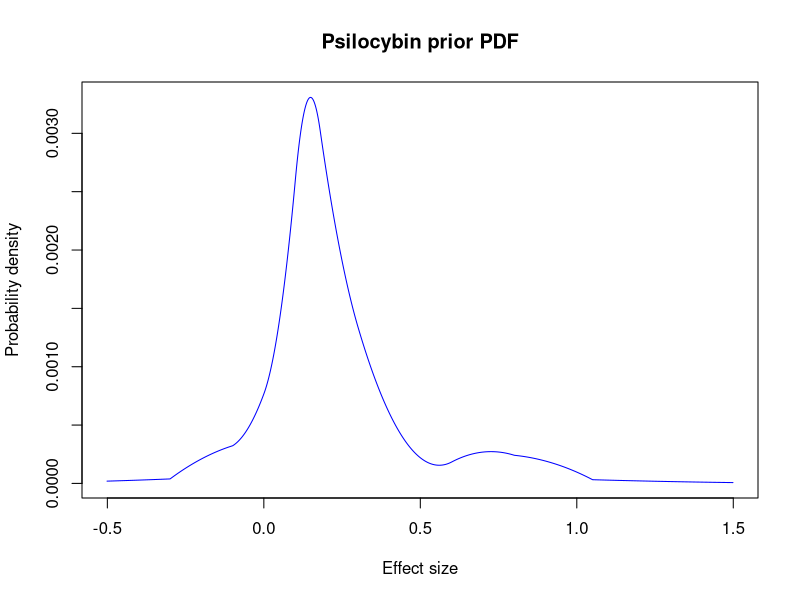
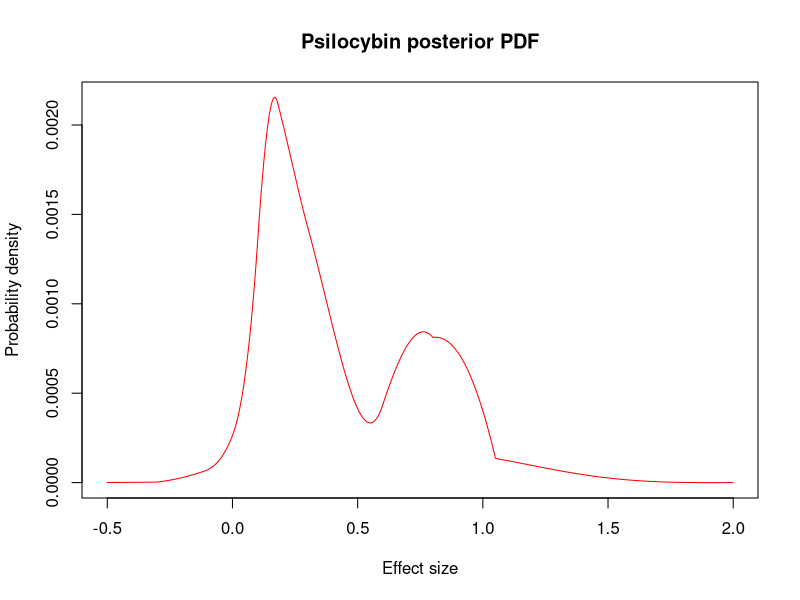
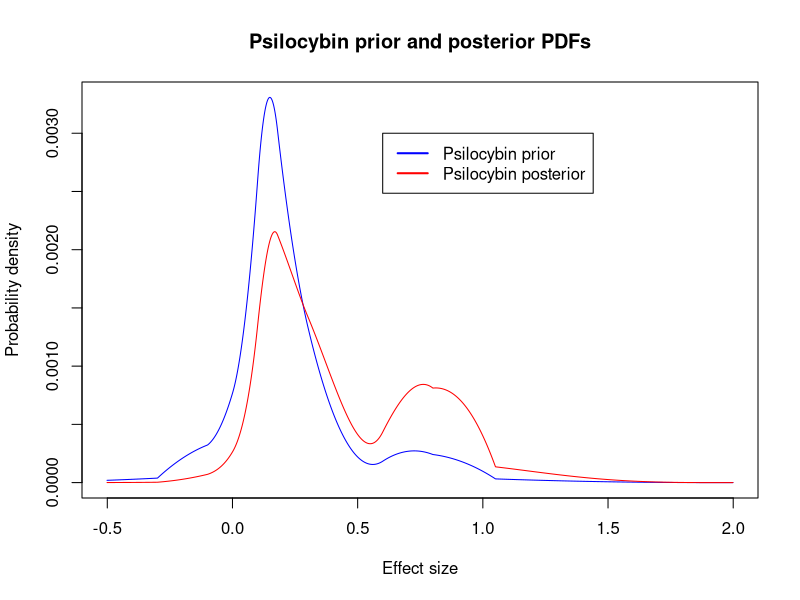
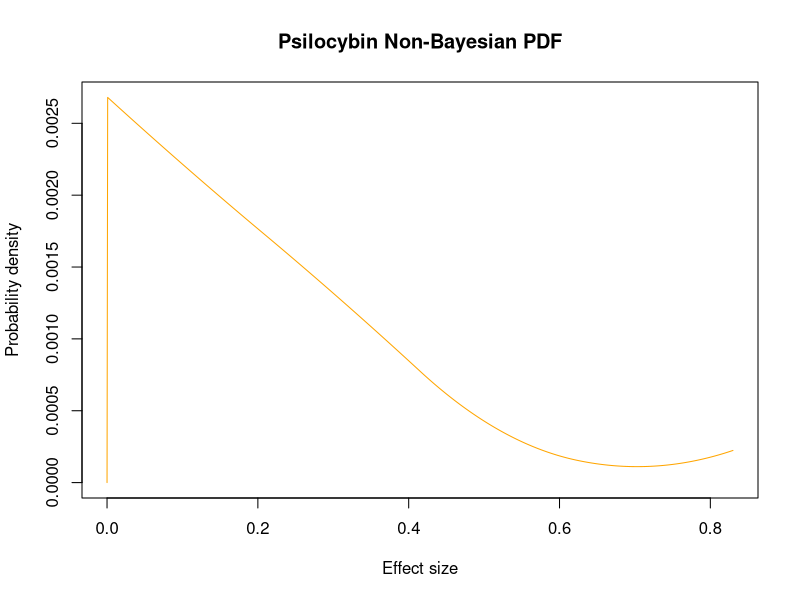
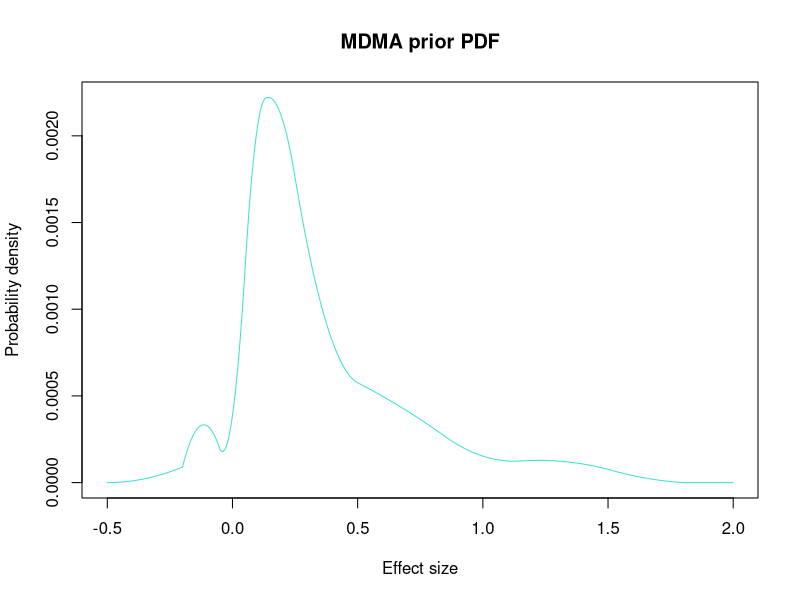
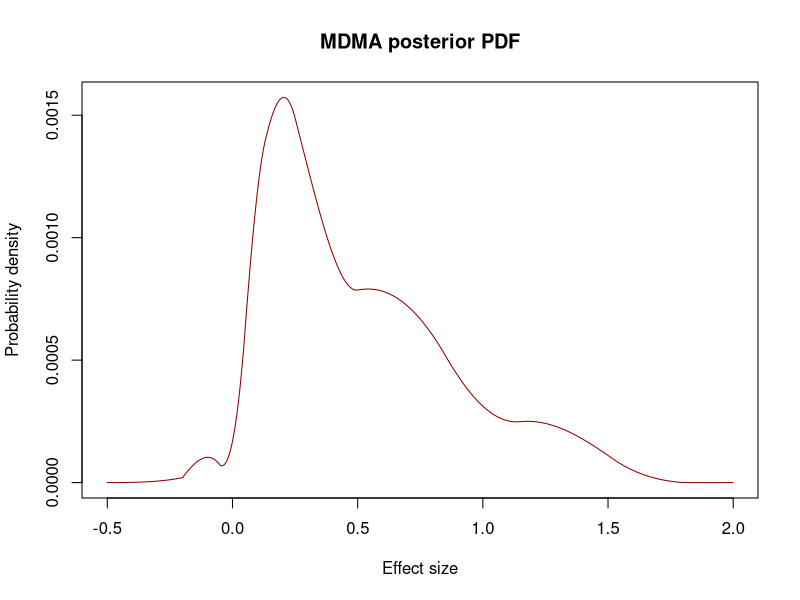
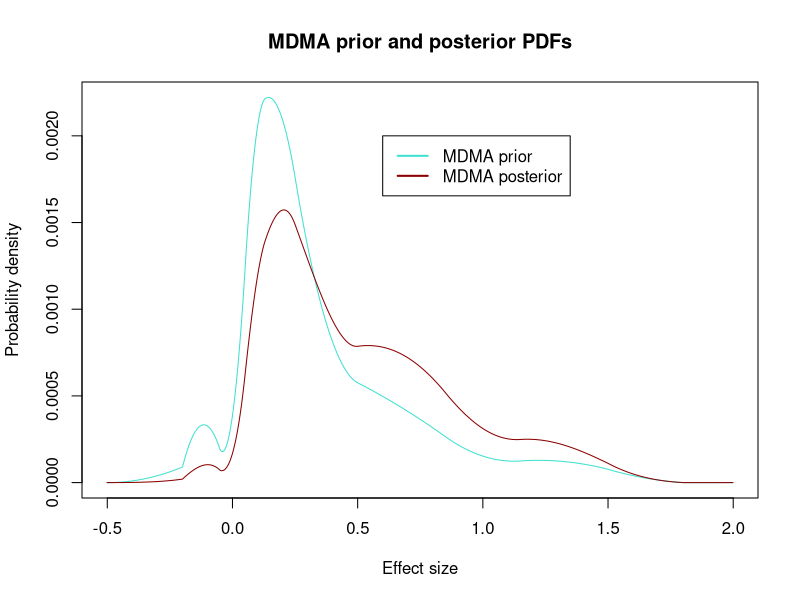
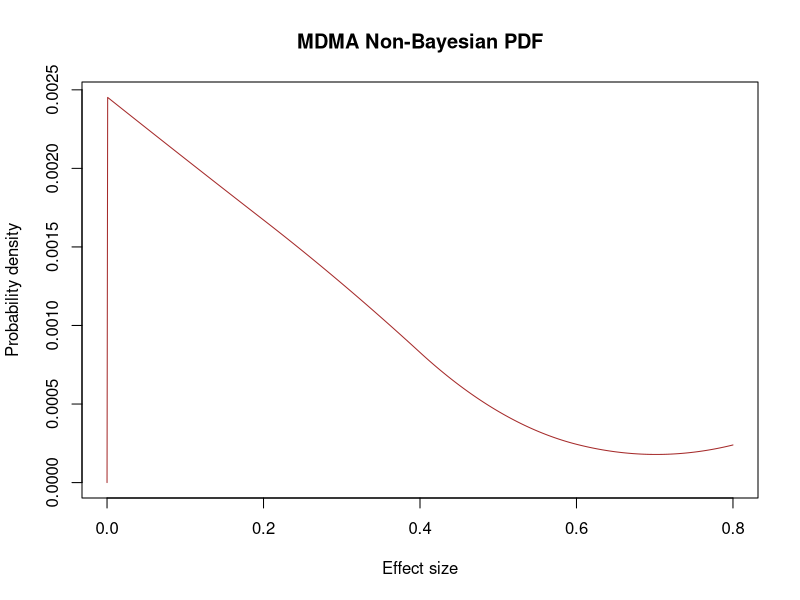

These figures' R source, in order:
# Calculations of effect size estimates of psychedelic-assisted mental health treatments


# General functions
# Make CDF from quantiles
cdfq <- function(q) {
	u <- c(0,.001,.01,.05,.1,.25,.5,.75,.9,.95,.99,.999,1)
	cdf <- spline(q,u, method = 'hyman', xout = seq(-4,4,.001),ties=mean)
	cdf <- unlist(cdf[2], use.names=FALSE)
	return(cdf)
	}

# PDF from quantiles
pdf <- function(q) {
	pdf <- cdfq(q)[1]
	for (i in 2:8001) {
		pdf <- append(pdf,cdfq(q)[i]-cdfq(q)[i-1])
		}
	return(pdf)
	}
	

# Make posterior function, given prior (as a distribution or as quantiles), normal likelihood
post <- function(pr,mu,sig) {
	x <- seq(-4,4,.001)
	lik <- dnorm(x, mean=mu,sd=sig)
	pst <- lik*pr
	pst <- pst/sum(pst)
	return(pst)
	}

# Make discounted posterior via increased variance; faster, if less fine-grained; can reduce search space
postV <- function(pr,mu,sig,d) {
	x <- seq(-4,4,.001)
	m <- sum(pr*x)*d + sum(post(pr,mu,sig)*x)*(1-d)
	t <- c()
	for (i in seq(.001,3,.001)) {
		pst <- post(pr,mu,i)
		t <- append(t,(m - sum(pst*x))^2)
		}
	sd <- which.min(t)*.001
	return(post(pr,mu,sd))
	}
	

# Make discounted posterior via Jeffrey's rule [unused]
postB <- function(pr,mu,sig,pd) {
	u <- c(0,1/4,1/2,3/4,1) # Vector of possible effect sizes, as a fraction of reported effect
	cdfd <- spline(u,pd, method = 'hyman', xout = seq(0,1,.001),ties=mean) # Interpolate to get CDF
	cdfd <- unlist(cdfd[2], use.names=FALSE)
	pdfd <- cdfd[1] # Make pdf
	for (i in 1:1000) {
		pdfd <- append(pdfd,cdfd[i+1] - cdfd[i])
		}
	v <- c() # This will be the matrix of posteriors
	for (i in seq(0,1,.001)) {
		v <- rbind(v,post(pr,i*mu,sig)) # Vector of posteriors
		}
	postB <- pdfd %*% v # Aggregate possible posteriors
	return(postB)
	}

# Calculate moments
meanp <- function(p) {
	x <- seq(-4,4,.001)
	mean <- sum(p*x)
	return(mean)
	}

varp <- function(p) {
	x <- seq(-4,4,.001)
	return(sum(p*(x-meanp(p))^2))
	}

skewp <- function(p) {
	x <- seq(-4,4,.001)
	mu <- meanp(p)
	sig <- sqrt(varp(p))
	return(sum(p*((x-mu)/sig)^3))
	}

kurtp <- function(p) {
	x <- seq(-4,4,.001)
	mu <- meanp(p)
	sig <- sqrt(varp(p))
	return(sum(p*((x-mu)/sig)^4))
	}

# CDF
cdf <- function(p) {
	cdf <- c()
	for (i in 1:8001) {
		cdf <- append(cdf,sum(p[1:i]))
		}
	return(cdf)
	}	
	
# PDF conditional on effect d >= 0.3
pdfcond <- function(p) {
	pc <- p[4301:8001]
	pc <- pc/sum(pc)
	return(pc)
	}

# Conditional mean
meanpc <- function(p) {
	xc <- seq(.3,4,.001)
	return(sum(p*xc))
	}

# CDFs for sensitivity analysis
# Optimistic prior
maxcdfq <- function(q) {
	u <- c(0,.001,.01,.05,.1,.25,.5,.75,.9,.95,.99,.999,1)
	cdf <- rep(u[1],length(seq(q[1]+.001,q[2]-.001,.001)))
	for (i in 2:12) {
		for (j in seq(q[i],q[i+1]-.001,.001)) {
			cdf <- append(cdf,u[i])
			}
		}
	cdf <- append(cdf,c(1,1))
	return(cdf)
	}

# Conservative prior
mincdfq <- function(q) {
	u <- c(0,.001,.01,.05,.1,.25,.5,.75,.9,.95,.99,.999,1)
	cdf <- c(0)
	for (i in 1:12) {
		for (j in seq(q[i]+.001,q[i+1],.001)) {
			cdf <- append(cdf,u[i+1])
			}
		}
	return(cdf)
	}

# PDF from CDF
pdfc <- function(cdf) {
	pdf <- cdf[1]
	for (i in 1:8000) {
		pdf <- append(pdf,cdf[i+1]-cdf[i])
		}
	return(pdf)
	}



# Psilocybin Bayesian Analysis
# Median quantiles
medqP <- c(-4,-1.00,-0.30,-0.10,0.00,0.10,0.18,0.30,0.60,0.80,1.05,1.90,4)

# Prior
priorP <- pdf(medqP)
meanp(priorP) #prior mean
varp(priorP) #prior variance
sum(priorP[4301:8001]) #prob d >= 0.3

# Likelihoods
# Griffiths et al.
muG <- 1.3
sigG <- .381
dG <- .71

# Carhart-Harris et al.
muC <- 1.01
sigC <- .331
dC <- .81

# Posteriors
postG <- postV(priorP,muG,sigG,dG)
postGC <- postV(postG,muC,sigC,dC)

meanp(postG)
sum(postG[4301:8001])

meanp(postGC)
varp(postGC)
sum(postGC[4301:8001])

# Posterior cond. on d >= 0.3
pstcP <- pdfcond(postGC)
meanpc(pstcP)

# 90% CIs
xc <- seq(.3,4,.001)
cdf.pstcP <- cdf(pstcP)
lo <- which.min((cdf.pstcP-.05)^2)
hi <- which.min((cdf.pstcP-.95)^2)
lo <- xc[lo]
hi <- xc[hi]
c(lo,hi)


# Sensitivity analysis
# Conservative
priormin <- mincdfq(medqP)
priormin <- pdfc(priormin)

meanp(priormin) #prior mean
varp(priormin) #prior variance
sum(priormin[4301:8001]) #prob d >= 0.3

postming <- post(priormin,muG,sigG)
postminG <- postV(priormin,muG,sigG,dG)

postminGc <- post(postminG,muC,sigC)
postminGC <- postV(postminG,muC,sigC,dC)

meanp(postming)
sum(postming[4301:8001])
meanp(postminG)
sum(postminG[4301:8001])

meanp(postminGc)
sum(postminGc[4301:8001])

meanp(postminGC)
varp(postminGC)
sum(postminGC[4301:8001])

pstminc <- pdfcond(postminGC)
meanpc(pstminc)

# Optimistic
priormax <- maxcdfq(medqP)
priormax <- pdfc(priormax)

meanp(priormax) #prior mean
varp(priormax) #prior variance
sum(priormax[4301:8001]) #prob d >= 0.3

postmaxg <- post(priormax,muG,sigG)
postmaxG <- postV(priormax,muG,sigG,dG)

postmaxGc <- post(postmaxG,muC,sigC)
postmaxGC <- postV(postmaxG,muC,sigC,dC)

meanp(postmaxg)
sum(postmaxg[4301:8001])
meanp(postmaxG)
sum(postmaxG[4301:8001])

meanp(postmaxGc)
sum(postmaxGc[4301:8001])

meanp(postmaxGC)
varp(postmaxGC)
sum(postmaxGC[4301:8001])

pstmaxc <- pdfcond(postmaxGC)
meanpc(pstmaxc)



# MDMA Bayesian Analysis
# Quantiles
medqM <- c(-4,-0.50,-0.20,-0.05,0.05,0.13,0.25,0.50,0.85,1.15,1.50,1.80,4)

# Prior
priorM <- pdf(medqM)
meanp(priorM) #prior mean
varp(priorM) #prior variance
sum(priorM[4301:8001]) #prob d >= 0.3

# Likelihoods
# Mithoefer et al.
muM1 <- 2.8
sigM1 <- .816
muM2 <- 1.1
sigM2 <- .520
dM <- .74

# Ot'alora et al.
muO1 <- .42
sigO1 <- .529
muO2 <- .37
sigO2 <- .529
dO <- .68

# Posteriors
postM1B <- postV(priorM,muM1,sigM1,dM)
postMB <- postV(postM1B,muM2,sigM2,dM)
postMBO1B <- postV(postMB,muO1,sigO1,dO)
postMBOB <- postV(postMBO1B,muO2,sigO2,dO)

meanp(postMB)
sum(postMB[4301:8001])

meanp(postMBOB)
varp(postMBOB)
sum(postMBOB[4301:8001])

#posterior cond. on d >= 0.3
pstcM <- postMBOB[4301:8001]
pstcM <- pstcM/sum(pstcM)
sum(pstcM*seq(.3,4,.001))

# 90% CIs
xc <- seq(.3,4,.001)
cdf.pstcM <- cdf(pstcM)
lo <- which.min((cdf.pstcM-.05)^2)
hi <- which.min((cdf.pstcM-.95)^2)
lo <- xc[lo]
hi <- xc[hi]
c(lo,hi)

# Sensitivity analysis
# Conservative
priormin <- mincdfq(medqM)
priormin <- pdfc(priormin)

meanp(priormin) #prior mean
varp(priormin) #prior variance
sum(priormin[4301:8001]) #prob d >= 0.3

postminMV <- postV(postV(priormin,muM1,sigM1,dM),muM2,sigM2,dM)
postminMVOV <- postV(postV(postminMV,muO1,sigO1,dO),muO2,sigO2,dO)

meanp(postminMV)
sum(postminMV[4301:8001])

meanp(postminMVOV)
varp(postminMVOV)
sum(postminMVOV[4301:8001])

pstminc <- postminMVOV[4301:8001]
pstminc <- pstminc/sum(pstminc)
sum(pstminc*seq(.3,4,.001))

# Optimistic
priormax <- maxcdfq(medqM)
priormax <- pdfc(priormax)

meanp(priormax) #prior mean
varp(priormax) #prior variance
sum(priormax[4301:8001]) #prob d >= 0.3

postmaxMV <- postV(postV(priormax,muM1,sigM1,dM),muM2,sigM2,dM)
postmaxMVOV <- postV(postV(postmaxMV,muO1,sigO1,dO),muO2,sigO2,dO)

meanp(postmaxMV)
sum(postmaxMV[4301:8001])

meanp(postmaxMVOV)
varp(postmaxMVOV)
sum(postmaxMVOV[4301:8001])

pstmaxc <- postmaxMVOV[4301:8001]
pstmaxc <- pstmaxc/sum(pstmaxc)
sum(pstmaxc*seq(.3,4,.001))




# Non-Bayesian effect size estimates

# PDF from 5 points on CDF, as a proportion of reported effect size
prob <- function(p) {
	u <- c(0,1/4,1/2,3/4,1) # Vector of possible effect sizes, as a fraction of reported effect
	cdfd <- spline(u,p, method = 'hyman', xout = seq(0,1,.001),ties=mean) # Interpolate to get CDF
	cdfd <- unlist(cdfd[2], use.names=FALSE)
	pdfd <- cdfd[1] # Make pdf
	for (i in 1:1000) {
		pdfd <- append(pdfd,cdfd[i+1] - cdfd[i])
		}
	return(pdfd)
	}

prob2 <- function(p) {
	u <- c(-1,0,1/4,1/2,3/4,1) # Vector of possible effect sizes, as a fraction of reported effect
	cdfd <- spline(u,p, method = 'hyman', xout = seq(-1,1,.001),ties=mean) # Interpolate to get CDF
	cdfd <- unlist(cdfd[2], use.names=FALSE)
	pdfd <- cdfd[1] # Make pdf
	for (i in 1:2000) {
		pdfd <- append(pdfd,cdfd[i+1] - cdfd[i])
		}
	return(pdfd)
	}



# Psilocybin
# Reported effect size
muP <- .83

# 5 points on effect size CDF, as a proportion of reported effect size
pP <- c(0,.55,.865,.965,1)

# Effect size PDF
probP <- prob(pP)

# x-coordinates between 0 and reported effect size
xP <- seq(0,1,.001)
xP <- muP*xP

# Results
meanP <- sum(xP*probP)
meanP
sum(probP[363:1001])

probPc <- probP[363:1001]
probPc <- probPc/sum(probPc)
sum(probPc*xP[363:1001])

cdf.probPc <- cdf(probPc)
lo <- which.min((cdf.probPc-.05)^2)
hi <- which.min((cdf.probPc-.95)^2)
lo <- xP[363:1001][lo]
hi <- xP[363:1001][hi]
c(lo,hi)





# MDMA
# Reported effect size
muM <- .8

# 5 points on effect size CDF, as a proportion of reported effect size
pM <- c(0,.515,.83,.95,1)

# Effect size PDF
probM <- prob(pM)

# x-coordinates between 0 and reported effect size
xM <- seq(0,1,.001)
xM <- muM*xM

# Results
meanM <- sum(xM*probM)
meanM
sum(probM[376:1001])

probMc <- probM[376:1001]
probMc <- probMc/sum(probMc)
sum(probMc*xM[376:1001])

cdf.probMc <- cdf(probMc)
lo <- which.min((cdf.probPc-.05)^2)
hi <- which.min((cdf.probPc-.95)^2)
lo <- xM[376:1001][lo]
hi <- xM[376:1001][hi]
c(lo,hi)



# Graphs
x <- seq(-4,4,.001)

# Psilocybin
# Prior
plot(x[3500:5500],priorP[3500:5500], type="l", col="blue", lwd=1, xlab="Effect size", ylab="Probability density", main="Psilocybin prior PDF")

# Posterior
plot(x[3500:6000],postGC[3500:6000], type="l", col="red", lwd=1, xlab="Effect size", ylab="Probability density", main="Psilocybin posterior PDF")

# Prior & posterior
plot(x[3500:6000],priorP[3500:6000], type="l", col="blue", lwd=1, xlab="Effect size", ylab="Probability density", main="Psilocybin prior and posterior PDFs")
lines(x[3500:6000],postGC[3500:6000], type="l", col="red", lwd=1)
legend(x = .6, y = .003, c("Psilocybin prior","Psilocybin posterior"), lty = c(1,1), lwd = c(2,2), col = c("blue","red"), bg = 'white')

# Non-Bayesian PDF
plot(xP,probP, type="l", col="orange", lwd=1, xlab="Effect size", ylab="Probability density", main="Psilocybin Non-Bayesian PDF")



# MDMA
# Prior
plot(x[3500:6000],priorM[3500:6000], type="l", col="turquoise", lwd=1, xlab="Effect size", ylab="Probability density", main="MDMA prior PDF")

# Posterior
plot(x[3500:6000],postMBOB[3500:6000], type="l", col="dark red", lwd=1, xlab="Effect size", ylab="Probability density", main="MDMA posterior PDF")

# Prior & posterior
plot(x[3500:6000],priorM[3500:6000], type="l", col="turquoise", lwd=1, xlab="Effect size", ylab="Probability density", main="MDMA prior and posterior PDFs")
lines(x[3500:6000],postMBOB[3500:6000], type="l", col="dark red", lwd=1)
legend(x = .6, y = .002, c("MDMA prior","MDMA posterior"), lty = c(1,1), lwd = c(2,2), col = c("turquoise","dark red"), bg = 'white')

# Non-Bayesian PDF
plot(xM,probM, type="l", col="brown", lwd=1, xlab="Effect size", ylab="Probability density", main="MDMA Non-Bayesian PDF")
